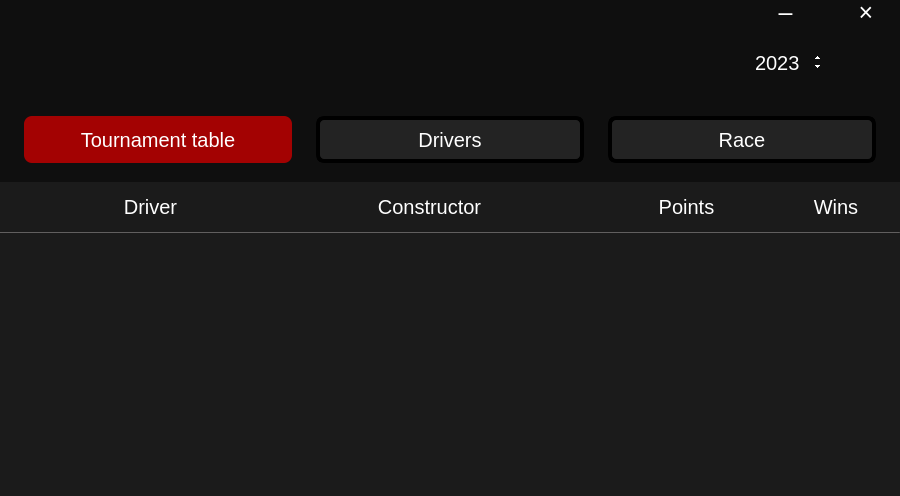
<?xml version="1.0" encoding="UTF-8"?>
<ui version="4.0">
 <class>MainWindow</class>
 <widget class="QMainWindow" name="MainWindow">
  <property name="geometry">
   <rect>
    <x>0</x>
    <y>0</y>
    <width>900</width>
    <height>496</height>
   </rect>
  </property>
  <property name="windowTitle">
   <string>MainWindow</string>
  </property>
  <property name="styleSheet">
   <string notr="true">background:#0F0F0F;
color:white;</string>
  </property>
  <widget class="QWidget" name="centralwidget">
   <property name="styleSheet">
    <string notr="true"/>
   </property>
   <widget class="QTabWidget" name="tabWidget">
    <property name="geometry">
     <rect>
      <x>0</x>
      <y>182</y>
      <width>900</width>
      <height>315</height>
     </rect>
    </property>
    <property name="styleSheet">
     <string notr="true">
QTabWidget::tab-bar{
  alignment:left;
background:#1B1B1B;
}

QTabBar::tab{
width:0px;
height:0px;
margin-left:0px;
border-top: 1px hidden #FF007F palette(mid);
border-left:2px hidden #FF007F palette(mid);
border-right: 1px hidden #FF007F palette(mid);
border-bottom:0px;
border-top-left-radius: 18px;
border-top-right-radius: 18px;
border-bottom-left-radius: 0px;
border-bottom-right-radius: 0px;
   background-color:#525266;
}

QTabBar::tab:middle{
margin-left:-5px;
}
QTabBar::tab:last{
margin-left:-5px;
}

QTabWidget::pane {
   background:#1B1B1B;
   border-bottom:0px;
}
</string>
    </property>
    <property name="currentIndex">
     <number>0</number>
    </property>
    <widget class="QWidget" name="tab1">
     <property name="styleSheet">
      <string notr="true">background:#1B1B1B;</string>
     </property>
     <attribute name="title">
      <string>Tab 1</string>
     </attribute>
     <widget class="QWidget" name="driverTournamentWidget" native="true">
      <property name="geometry">
       <rect>
        <x>0</x>
        <y>0</y>
        <width>900</width>
        <height>315</height>
       </rect>
      </property>
      <property name="styleSheet">
       <string notr="true">color:white;
QTableView::verticalHeader {
    background:transparent;  /* Цвет фона вертикальной нумерации */
    border-right: 1px solid white;  /* Граница справа */
}</string>
      </property>
      <widget class="QLabel" name="winsTopLabel">
       <property name="geometry">
        <rect>
         <x>772</x>
         <y>0</y>
         <width>128</width>
         <height>49</height>
        </rect>
       </property>
       <property name="styleSheet">
        <string notr="true">font-size:20px;
</string>
       </property>
       <property name="text">
        <string>Wins</string>
       </property>
       <property name="alignment">
        <set>Qt::AlignCenter</set>
       </property>
      </widget>
      <widget class="QLabel" name="driverNameTopLabel">
       <property name="geometry">
        <rect>
         <x>65</x>
         <y>0</y>
         <width>171</width>
         <height>49</height>
        </rect>
       </property>
       <property name="styleSheet">
        <string notr="true">font-size:20px;
</string>
       </property>
       <property name="text">
        <string>Driver</string>
       </property>
       <property name="alignment">
        <set>Qt::AlignCenter</set>
       </property>
      </widget>
      <widget class="QLabel" name="constructorNameTopLabel">
       <property name="geometry">
        <rect>
         <x>344</x>
         <y>0</y>
         <width>171</width>
         <height>49</height>
        </rect>
       </property>
       <property name="styleSheet">
        <string notr="true">font-size:20px;
</string>
       </property>
       <property name="text">
        <string>Constructor</string>
       </property>
       <property name="alignment">
        <set>Qt::AlignCenter</set>
       </property>
      </widget>
      <widget class="QLabel" name="pointsTopLabel">
       <property name="geometry">
        <rect>
         <x>601</x>
         <y>0</y>
         <width>171</width>
         <height>49</height>
        </rect>
       </property>
       <property name="styleSheet">
        <string notr="true">font-size:20px;
</string>
       </property>
       <property name="text">
        <string>Points</string>
       </property>
       <property name="alignment">
        <set>Qt::AlignCenter</set>
       </property>
      </widget>
      <widget class="Line" name="line">
       <property name="geometry">
        <rect>
         <x>0</x>
         <y>50</y>
         <width>900</width>
         <height>1</height>
        </rect>
       </property>
       <property name="styleSheet">
        <string notr="true">background:#545353;</string>
       </property>
       <property name="orientation">
        <enum>Qt::Horizontal</enum>
       </property>
      </widget>
      <widget class="QTableView" name="tableViewDriverStanding">
       <property name="geometry">
        <rect>
         <x>0</x>
         <y>51</y>
         <width>900</width>
         <height>264</height>
        </rect>
       </property>
       <property name="styleSheet">
        <string notr="true">QTableView{
font-size:20px;
text-align:center;
border:0px;
}

QTableView::horizontalHeader {
    border-bottom: 1px solid white;  /* Граница снизу каждой секции вертикальной нумерации */
}
QScrollArea {background: transparent;}
 QScrollBar:vertical {
	border: none;
    background: #0F0F0F;
    width: 14px;
    margin: 0 0 0 0;
	border-radius: 7px;
 }

/*  HANDLE BAR VERTICAL */
QScrollBar::handle:vertical {	
	background-color: #C5C5C5;
	min-height: 30px;
	border-radius: 7px;
}
QScrollBar::handle:vertical:hover{	
		background-color: #EE0000;
}
QScrollBar::handle:vertical:pressed {	
background-color: #A30202;

}

/* BTN TOP - SCROLLBAR*/
QScrollBar::sub-line:vertical {
	border: 1px hidden;
	background-color: rgb(59, 59, 90);
height:0px;/*15px*/
	border-top-left-radius: 7px;
	border-top-right-radius: 7px;
	subcontrol-position: top;
	subcontrol-origin: margin;
}
 
QScrollBar::sub-line:vertical:hover {	

	background-color: rgb(255, 0, 127);
}
QScrollBar::sub-line:vertical:pressed {	
	background-color: rgb(185, 0, 92);
}

/* BTN BOTTOM - SCROLLBAR */
QScrollBar::add-line:vertical {
	border: none;
	background-color: rgb(59, 59, 90);
height:0px;/*15*/
	border-bottom-left-radius: 7px;
	border-bottom-right-radius: 7px;
	subcontrol-position: bottom;
	subcontrol-origin: margin;
}

QScrollBar::add-line:vertical:hover {	
	background-color: rgb(255, 0, 127);
}
QScrollBar::add-line:vertical:pressed {	
	background-color: rgb(185, 0, 92);
}

/* RESET ARROW */
QScrollBar::up-arrow:vertical, QScrollBar::down-arrow:vertical {
background: none;
	
}
QScrollBar::add-page:vertical, QScrollBar::sub-page:vertical {
	background: none;
}
</string>
       </property>
       <property name="editTriggers">
        <set>QAbstractItemView::NoEditTriggers</set>
       </property>
       <property name="selectionMode">
        <enum>QAbstractItemView::NoSelection</enum>
       </property>
       <property name="showGrid">
        <bool>false</bool>
       </property>
       <attribute name="horizontalHeaderVisible">
        <bool>false</bool>
       </attribute>
       <attribute name="horizontalHeaderHighlightSections">
        <bool>false</bool>
       </attribute>
       <attribute name="verticalHeaderVisible">
        <bool>false</bool>
       </attribute>
       <attribute name="verticalHeaderDefaultSectionSize">
        <number>33</number>
       </attribute>
       <attribute name="verticalHeaderHighlightSections">
        <bool>false</bool>
       </attribute>
      </widget>
     </widget>
    </widget>
    <widget class="QWidget" name="tab2">
     <property name="styleSheet">
      <string notr="true">background:#1B1B1B;</string>
     </property>
     <attribute name="title">
      <string>Tab 2</string>
     </attribute>
     <widget class="QLineEdit" name="lineEdit">
      <property name="geometry">
       <rect>
        <x>31</x>
        <y>0</y>
        <width>869</width>
        <height>48</height>
       </rect>
      </property>
      <property name="styleSheet">
       <string notr="true">font-size:20px;border:0px;</string>
      </property>
      <property name="text">
       <string comment="Search">Search</string>
      </property>
     </widget>
     <widget class="QLabel" name="driverNameTopLabelDrivers">
      <property name="geometry">
       <rect>
        <x>31</x>
        <y>50</y>
        <width>158</width>
        <height>49</height>
       </rect>
      </property>
      <property name="styleSheet">
       <string notr="true">font-size:20px;
</string>
      </property>
      <property name="text">
       <string>Driver</string>
      </property>
      <property name="alignment">
       <set>Qt::AlignCenter</set>
      </property>
     </widget>
     <widget class="QLabel" name="NationTopLabelDrivers">
      <property name="geometry">
       <rect>
        <x>687</x>
        <y>50</y>
        <width>171</width>
        <height>49</height>
       </rect>
      </property>
      <property name="styleSheet">
       <string notr="true">font-size:20px;
</string>
      </property>
      <property name="text">
       <string>Nationality</string>
      </property>
      <property name="alignment">
       <set>Qt::AlignCenter</set>
      </property>
     </widget>
     <widget class="Line" name="line_2">
      <property name="geometry">
       <rect>
        <x>0</x>
        <y>100</y>
        <width>900</width>
        <height>1</height>
       </rect>
      </property>
      <property name="styleSheet">
       <string notr="true">background:#545353;</string>
      </property>
      <property name="orientation">
       <enum>Qt::Horizontal</enum>
      </property>
     </widget>
     <widget class="QLabel" name="PermNumberTopLabelDrivers">
      <property name="geometry">
       <rect>
        <x>338</x>
        <y>50</y>
        <width>244</width>
        <height>49</height>
       </rect>
      </property>
      <property name="styleSheet">
       <string notr="true">font-size:20px;
</string>
      </property>
      <property name="text">
       <string>Permanent Number</string>
      </property>
      <property name="alignment">
       <set>Qt::AlignCenter</set>
      </property>
     </widget>
     <widget class="QTableView" name="tableDrivers">
      <property name="geometry">
       <rect>
        <x>0</x>
        <y>101</y>
        <width>900</width>
        <height>231</height>
       </rect>
      </property>
      <property name="styleSheet">
       <string notr="true">QTableView{
font-size:20px;
text-align:center;
border:0px;
margin-left:31px;
}

QTableView::horizontalHeader {
    border-bottom: 1px solid white;  /* Граница снизу каждой секции вертикальной нумерации */
}
QScrollArea {background: transparent;}
 QScrollBar:vertical {
	border: none;
    background: #0F0F0F;
    width: 14px;
    margin: 0 0 0 0;
	border-radius: 7px;
 }

/*  HANDLE BAR VERTICAL */
QScrollBar::handle:vertical {	
	background-color: #C5C5C5;
	min-height: 30px;
	border-radius: 7px;
}
QScrollBar::handle:vertical:hover{	
		background-color: #EE0000;
}
QScrollBar::handle:vertical:pressed {	
background-color: #A30202;

}

/* BTN TOP - SCROLLBAR*/
QScrollBar::sub-line:vertical {
	border: 1px hidden;
	background-color: rgb(59, 59, 90);
height:0px;/*15px*/
	border-top-left-radius: 7px;
	border-top-right-radius: 7px;
	subcontrol-position: top;
	subcontrol-origin: margin;
}
 
QScrollBar::sub-line:vertical:hover {	

	background-color: rgb(255, 0, 127);
}
QScrollBar::sub-line:vertical:pressed {	
	background-color: rgb(185, 0, 92);
}

/* BTN BOTTOM - SCROLLBAR */
QScrollBar::add-line:vertical {
	border: none;
	background-color: rgb(59, 59, 90);
height:0px;/*15*/
	border-bottom-left-radius: 7px;
	border-bottom-right-radius: 7px;
	subcontrol-position: bottom;
	subcontrol-origin: margin;
}

QScrollBar::add-line:vertical:hover {	
	background-color: rgb(255, 0, 127);
}
QScrollBar::add-line:vertical:pressed {	
	background-color: rgb(185, 0, 92);
}

/* RESET ARROW */
QScrollBar::up-arrow:vertical, QScrollBar::down-arrow:vertical {
background: none;
	
}
QScrollBar::add-page:vertical, QScrollBar::sub-page:vertical {
	background: none;
}
</string>
      </property>
      <property name="editTriggers">
       <set>QAbstractItemView::NoEditTriggers</set>
      </property>
      <property name="selectionMode">
       <enum>QAbstractItemView::NoSelection</enum>
      </property>
      <property name="showGrid">
       <bool>false</bool>
      </property>
      <attribute name="horizontalHeaderVisible">
       <bool>false</bool>
      </attribute>
      <attribute name="verticalHeaderVisible">
       <bool>false</bool>
      </attribute>
      <attribute name="verticalHeaderDefaultSectionSize">
       <number>33</number>
      </attribute>
     </widget>
    </widget>
    <widget class="QWidget" name="tab3">
     <property name="styleSheet">
      <string notr="true">background:#1B1B1B;</string>
     </property>
     <attribute name="title">
      <string>Tab 3</string>
     </attribute>
     <widget class="QLabel" name="RoundTopLabelRace">
      <property name="geometry">
       <rect>
        <x>0</x>
        <y>0</y>
        <width>92</width>
        <height>49</height>
       </rect>
      </property>
      <property name="styleSheet">
       <string notr="true">font-size:20px;
</string>
      </property>
      <property name="text">
       <string>Round</string>
      </property>
      <property name="alignment">
       <set>Qt::AlignCenter</set>
      </property>
     </widget>
     <widget class="QLabel" name="RaceNameTopLabelRace">
      <property name="geometry">
       <rect>
        <x>92</x>
        <y>0</y>
        <width>303</width>
        <height>49</height>
       </rect>
      </property>
      <property name="styleSheet">
       <string notr="true">font-size:20px;
</string>
      </property>
      <property name="text">
       <string>Race Name</string>
      </property>
      <property name="alignment">
       <set>Qt::AlignCenter</set>
      </property>
     </widget>
     <widget class="QLabel" name="RaceDateTopLebelRace">
      <property name="geometry">
       <rect>
        <x>364</x>
        <y>0</y>
        <width>191</width>
        <height>49</height>
       </rect>
      </property>
      <property name="styleSheet">
       <string notr="true">font-size:20px;
</string>
      </property>
      <property name="text">
       <string>Date</string>
      </property>
      <property name="alignment">
       <set>Qt::AlignCenter</set>
      </property>
     </widget>
     <widget class="QLabel" name="CircuitTopLebelRace">
      <property name="geometry">
       <rect>
        <x>643</x>
        <y>0</y>
        <width>128</width>
        <height>49</height>
       </rect>
      </property>
      <property name="styleSheet">
       <string notr="true">font-size:20px;
</string>
      </property>
      <property name="text">
       <string>Circuit</string>
      </property>
      <property name="alignment">
       <set>Qt::AlignCenter</set>
      </property>
     </widget>
     <widget class="QTableView" name="tableRaces">
      <property name="geometry">
       <rect>
        <x>0</x>
        <y>51</y>
        <width>900</width>
        <height>264</height>
       </rect>
      </property>
      <property name="styleSheet">
       <string notr="true">QTableView{
font-size:20px;
text-align:center;
border:0px;
}

QTableView::horizontalHeader {
    border-bottom: 1px solid white;  /* Граница снизу каждой секции вертикальной нумерации */
}
QScrollArea {background: transparent;}
 QScrollBar:vertical {
	border: none;
    background: #0F0F0F;
    width: 14px;
    margin: 0 0 0 0;
	border-radius: 7px;
 }

/*  HANDLE BAR VERTICAL */
QScrollBar::handle:vertical {	
	background-color: #C5C5C5;
	min-height: 30px;
	border-radius: 7px;
}
QScrollBar::handle:vertical:hover{	
		background-color: #EE0000;
}
QScrollBar::handle:vertical:pressed {	
background-color: #A30202;

}

/* BTN TOP - SCROLLBAR*/
QScrollBar::sub-line:vertical {
	border: 1px hidden;
	background-color: rgb(59, 59, 90);
height:0px;/*15px*/
	border-top-left-radius: 7px;
	border-top-right-radius: 7px;
	subcontrol-position: top;
	subcontrol-origin: margin;
}
 
QScrollBar::sub-line:vertical:hover {	

	background-color: rgb(255, 0, 127);
}
QScrollBar::sub-line:vertical:pressed {	
	background-color: rgb(185, 0, 92);
}

/* BTN BOTTOM - SCROLLBAR */
QScrollBar::add-line:vertical {
	border: none;
	background-color: rgb(59, 59, 90);
height:0px;/*15*/
	border-bottom-left-radius: 7px;
	border-bottom-right-radius: 7px;
	subcontrol-position: bottom;
	subcontrol-origin: margin;
}

QScrollBar::add-line:vertical:hover {	
	background-color: rgb(255, 0, 127);
}
QScrollBar::add-line:vertical:pressed {	
	background-color: rgb(185, 0, 92);
}

/* RESET ARROW */
QScrollBar::up-arrow:vertical, QScrollBar::down-arrow:vertical {
background: none;
	
}
QScrollBar::add-page:vertical, QScrollBar::sub-page:vertical {
	background: none;
}
</string>
      </property>
      <property name="editTriggers">
       <set>QAbstractItemView::NoEditTriggers</set>
      </property>
      <property name="tabKeyNavigation">
       <bool>false</bool>
      </property>
      <property name="showDropIndicator" stdset="0">
       <bool>false</bool>
      </property>
      <property name="dragDropOverwriteMode">
       <bool>false</bool>
      </property>
      <property name="selectionMode">
       <enum>QAbstractItemView::NoSelection</enum>
      </property>
      <property name="showGrid">
       <bool>false</bool>
      </property>
      <attribute name="horizontalHeaderVisible">
       <bool>false</bool>
      </attribute>
      <attribute name="horizontalHeaderHighlightSections">
       <bool>true</bool>
      </attribute>
      <attribute name="verticalHeaderVisible">
       <bool>false</bool>
      </attribute>
     </widget>
     <widget class="Line" name="line_3">
      <property name="geometry">
       <rect>
        <x>0</x>
        <y>50</y>
        <width>900</width>
        <height>1</height>
       </rect>
      </property>
      <property name="styleSheet">
       <string notr="true">background:#545353;</string>
      </property>
      <property name="orientation">
       <enum>Qt::Horizontal</enum>
      </property>
     </widget>
    </widget>
   </widget>
   <widget class="QPushButton" name="pushButton">
    <property name="geometry">
     <rect>
      <x>24</x>
      <y>116</y>
      <width>268</width>
      <height>47</height>
     </rect>
    </property>
    <property name="styleSheet">
     <string notr="true">background: #A30202;border-radius: 8px;font-size:20px;</string>
    </property>
    <property name="text">
     <string>Tournament table</string>
    </property>
   </widget>
   <widget class="QPushButton" name="pushButton_2">
    <property name="geometry">
     <rect>
      <x>316</x>
      <y>116</y>
      <width>268</width>
      <height>47</height>
     </rect>
    </property>
    <property name="styleSheet">
     <string notr="true">background: #232323;
border: 4px solid #000000;
border-radius: 8px;
font-size:20px;
</string>
    </property>
    <property name="text">
     <string>Drivers</string>
    </property>
   </widget>
   <widget class="QPushButton" name="pushButton_3">
    <property name="geometry">
     <rect>
      <x>608</x>
      <y>116</y>
      <width>268</width>
      <height>47</height>
     </rect>
    </property>
    <property name="styleSheet">
     <string notr="true">background: #232323;
border: 4px solid #000000;
border-radius: 8px;
font-size:20px;</string>
    </property>
    <property name="text">
     <string>Race</string>
    </property>
   </widget>
   <widget class="QLabel" name="label">
    <property name="geometry">
     <rect>
      <x>29</x>
      <y>30</y>
      <width>268</width>
      <height>67</height>
     </rect>
    </property>
    <property name="styleSheet">
     <string notr="true"/>
    </property>
    <property name="text">
     <string/>
    </property>
    <property name="pixmap">
     <pixmap resource="resources.qrc">:/icons/f1icon.png</pixmap>
    </property>
    <property name="scaledContents">
     <bool>true</bool>
    </property>
   </widget>
   <widget class="QPushButton" name="hide_button">
    <property name="geometry">
     <rect>
      <x>750</x>
      <y>0</y>
      <width>71</width>
      <height>24</height>
     </rect>
    </property>
    <property name="focusPolicy">
     <enum>Qt::TabFocus</enum>
    </property>
    <property name="styleSheet">
     <string notr="true">QPushButton#hide_button{
  background:transparent; border:1px hidden;font-size:25px;vertical-align: top;color:white;
border-radius:24px; 
 }
 QPushButton#hide_button:pressed {
     background-color: rgba(0,0,0,50);     
 }
 QPushButton#hide_button:hover:!pressed {
      background-color: rgba(224, 255, 255,80);     
 }</string>
    </property>
    <property name="text">
     <string>–</string>
    </property>
   </widget>
   <widget class="QPushButton" name="close_button">
    <property name="geometry">
     <rect>
      <x>830</x>
      <y>0</y>
      <width>72</width>
      <height>24</height>
     </rect>
    </property>
    <property name="styleSheet">
     <string notr="true">QPushButton#close_button{
  background:transparent; border:1px hidden;font-size:25px;vertical-align: top;color:white;
border-radius:24px; 
 }
 QPushButton#close_button:pressed {
     background-color: rgb(224, 0, 0);     
 }
 QPushButton#close_button:hover:!pressed {
      background-color: rgba(224, 255, 255,80);     
 }</string>
    </property>
    <property name="text">
     <string>×</string>
    </property>
   </widget>
   <widget class="QSpinBox" name="spinBox">
    <property name="geometry">
     <rect>
      <x>750</x>
      <y>50</y>
      <width>81</width>
      <height>25</height>
     </rect>
    </property>
    <property name="styleSheet">
     <string notr="true">QSpinBox { background: transparent; color: white; font-size: 20px; }
QSpinBox::up-button, QSpinBox::down-button { width: 20px; height: 10px; }
</string>
    </property>
    <property name="minimum">
     <number>1950</number>
    </property>
    <property name="maximum">
     <number>2023</number>
    </property>
    <property name="value">
     <number>2023</number>
    </property>
   </widget>
  </widget>
 </widget>
 <resources>
  <include location="resources.qrc"/>
 </resources>
 <connections/>
</ui>
